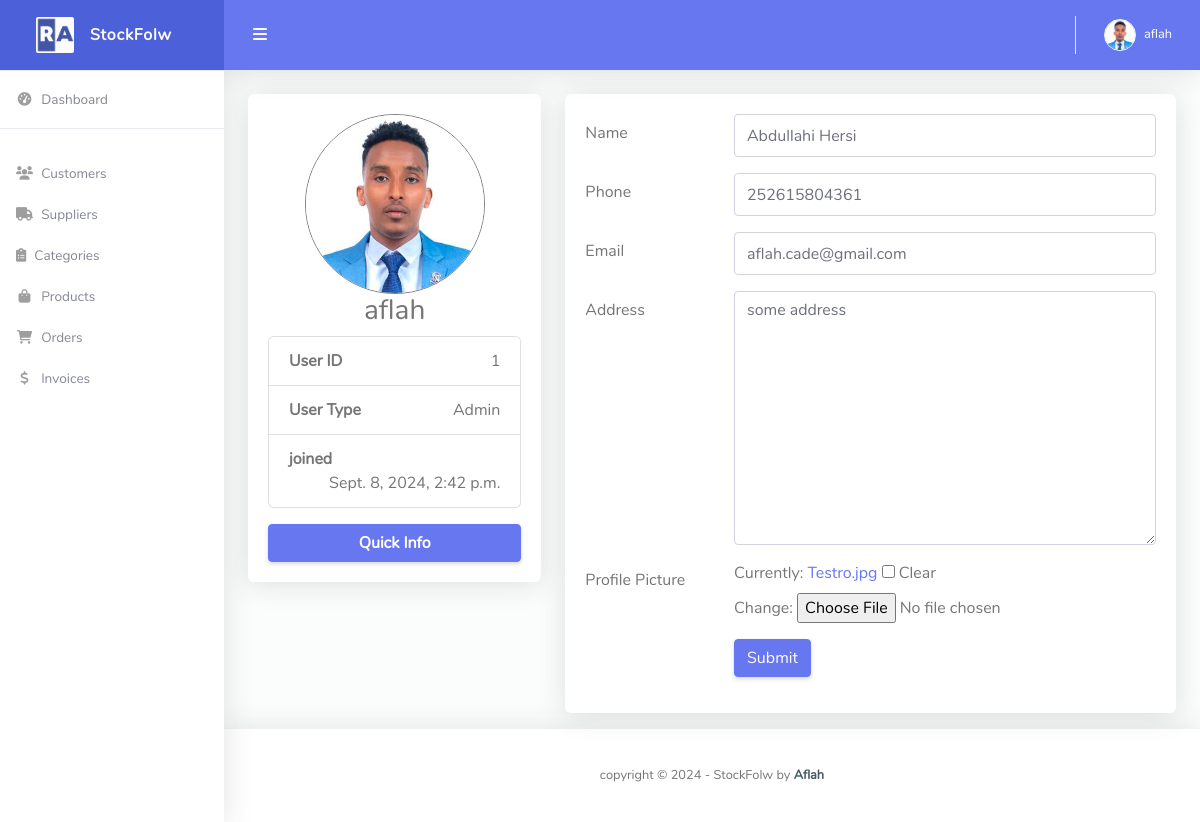
/profile/ (signed in), run on the app's committed database.
### stockflow/models.py (models this page shows, shortened)
class Customer(models.Model):
    user = models.OneToOneField(User, null=True, blank=True, on_delete=models.CASCADE)
    name = models.CharField(max_length=200, null=True, blank=True)
    phone = models.CharField(max_length=200, null=True, blank=True)
    email = models.EmailField(max_length=200, null=True, blank=True)
    address = models.TextField(null=True, blank=True)
    profile_pic = models.ImageField(default="profile1.png", null=True, blank=True)
    date_created = models.DateTimeField(auto_now_add=True, null=True, blank=True)

### stockflow/views.py (the view, shortened to what this page needs)
# urls.py: path('profile/', views.profile, name='profile'),
@login_required(login_url='login')
def profile(request):
    try:
        customer = request.user.customer
    except Customer.DoesNotExist:
        messages.error(request, 'Admins do not have a customer profile.')
        previous_url = request.META.get('HTTP_REFERER', 'home')  # 'default_view' is the fallback
        return redirect(previous_url)
    group = None
    if request.user.groups.exists():
        group = request.user.groups.all()[0].name
    form = CustomerForm(instance=customer)
    context = {'form': form, 'group': group}
    return render(request, 'account/profile.html', context)

### stockflow/forms.py (shortened to what this page needs)
class CustomerForm(forms.ModelForm):
    class Meta:
        model = Customer
        fields = '__all__'
        exclude = ['user']
        widgets = {
            'name': forms.TextInput(attrs={'class': 'form-control', 'placeholder': 'Customer Name', 'required': True}),
            'phone': forms.TextInput(attrs={'class': 'form-control', 'placeholder': 'Phone', 'required': True}),
            'email': forms.EmailInput(attrs={'class': 'form-control', 'placeholder': 'Email', 'required': True}),
            'address': forms.Textarea(attrs={'class': 'form-control', 'placeholder': 'Address', 'required': True}),
        }

### templates/account/profile.html (shortened to what this page needs)
{% extends 'base.html' %}
{% block content %}
<div class="container-fluid" id="container-wrapper">
    <div class="row mb-3">
        <div class="col-md-4">
            <div class="card card-primary card-outline">
                <div class="card-body box-profile">
                    <div class="text-center">
                        <div class="profile-picture">
                            <img class="img-profile rounded-circle" src="{{request.user.customer.profile_pic.url}}"
                                alt="User profile picture" style="max-width: 180px; border: 1px solid grey;">
                        </div>
                    </div>
                    <h3 class="profile-username text-center">{{request.user}}</h3>
                    <ul class="list-group list-group-unbordered mb-3">
                        <li class="list-group-item">
                            <b>User ID</b> <a class="float-right">{{ request.user.id }}</a>
                        </li>
                        <li class="list-group-item">
                            <b>User Type</b> <a class="float-right">{{group|capfirst}}</a>
                        </li>
                        <li class="list-group-item">
                            <b>joined</b> <a class="float-right">{{ request.user.date_joined }}</a>
                        </li>
                    </ul>
                    <div class="btn btn-primary btn-block"><b>Quick Info</b></div>
                </div>
            </div>
        </div>
        <div class="col-md-8">
            <div class="card">
                <div class="card-body">
                    <div class="tab-content">
                        <div class="">
                            <form action="" method="post" enctype="multipart/form-data">
                                <div class="form-group row">
                                    <label for="{{ form.name.id_for_label }}" class="col-sm-3 col-form-label">Name</label>
                                    <div class="col-sm-9">
                                        {{ form.name }}
                                    </div>
                                  </div>
                                <div class="form-group row">
                                    <label for="{{ form.phone.id_for_label }}" class="col-sm-3 col-form-label">Phone</label>
                                    <div class="col-sm-9">
                                        {{ form.phone }}
                                    </div>
                                </div>
                                <div class="form-group row">
                                    <label for="{{ form.email.id_for_label }}" class="col-sm-3 col-form-label">Email</label>
                                    <div class="col-sm-9">
                                        {{ form.email }}
                                    </div>
                                </div>
                                <div class="form-group row">
                                    <label for="{{ form.address.id_for_label }}" class="col-sm-3 col-form-label">Address</label>
                                    <div class="col-sm-9">
                                        {{ form.address }}
                                    </div>
                                </div>
                                <div class="form-group row">
                                    <label for="{{ form.profile_pic.id_for_label }}" class="col-sm-3 col-form-label">Profile Picture</label>
                                    <div class="col-sm-9">
                                        {{ form.profile_pic }}
                                    </div>
                                </div>
                                <div class="form-group row">
                                    <div class="offset-sm-3 col-sm-10">
                                        <input class="btn btn-primary" type="submit" name="Update Information">
                                    </div>
                                </div>
                            </form>
                        </div>
                    </div>
                </div>
            </div>
        </div>
    </div>
</div>
{% endblock %}

### templates/partials/topbar.html (shortened to what this page needs)
{% load static %}
<nav class="navbar navbar-expand navbar-light bg-navbar topbar mb-4 static-top">
    <button id="sidebarToggleTop" class="btn btn-link rounded-circle mr-3">
        <i class="fa fa-bars"></i>
    </button>
    <ul class="navbar-nav ml-auto">
        <li class="nav-item dropdown no-arrow">
            <a class="nav-link dropdown-toggle" href="#" id="userDropdown" role="button" data-toggle="dropdown"
                aria-haspopup="true" aria-expanded="false">
                {% if request.user.customer.profile_pic %}
                <img class="img-profile rounded-circle" src="{{request.user.customer.profile_pic.url}}"
                    style="max-width: 60px">
                {% else %}
                <img class="img-profile rounded-circle" src="{% static 'img/Testro.jpg' %}" style="max-width: 60px">
                {% endif %}
                <span class="ml-2 d-none d-lg-inline text-white small">{{request.user}}</span>
            </a>
        </li>
    </ul>
</nav>

### data on the page
Customer: name "Abdullahi Hersi", phone "252615804361", email "aflah.cade@gmail.com", address "some address"

### other printed values
{{ request.user }} "aflah"
{{ request.user.id }} "1"
{{ group|capfirst }} "Admin"
{{ request.user.date_joined }} "Sept. 8, 2024, 2:42 p.m."
